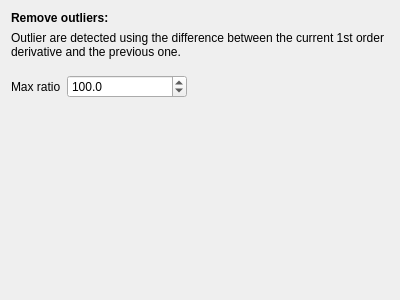
<?xml version="1.0" encoding="UTF-8"?>
<ui version="4.0">
 <class>OutlierRemovalFilter</class>
 <widget class="QWidget" name="OutlierRemovalFilter">
  <property name="geometry">
   <rect>
    <x>0</x>
    <y>0</y>
    <width>400</width>
    <height>300</height>
   </rect>
  </property>
  <property name="windowTitle">
   <string>Form</string>
  </property>
  <layout class="QVBoxLayout" name="verticalLayout">
   <item>
    <widget class="QLabel" name="label">
     <property name="font">
      <font>
       <weight>75</weight>
       <bold>true</bold>
      </font>
     </property>
     <property name="text">
      <string>Remove outliers:</string>
     </property>
     <property name="wordWrap">
      <bool>true</bool>
     </property>
    </widget>
   </item>
   <item>
    <widget class="QLabel" name="label_3">
     <property name="text">
      <string>Outlier are detected using the difference between the current 1st order derivative and the previous one.</string>
     </property>
     <property name="wordWrap">
      <bool>true</bool>
     </property>
    </widget>
   </item>
   <item>
    <layout class="QFormLayout" name="formLayout">
     <property name="topMargin">
      <number>10</number>
     </property>
     <item row="0" column="0">
      <widget class="QLabel" name="label_2">
       <property name="text">
        <string>Max ratio</string>
       </property>
      </widget>
     </item>
     <item row="0" column="1">
      <widget class="QDoubleSpinBox" name="spinBoxFactor">
       <property name="maximumSize">
        <size>
         <width>120</width>
         <height>16777215</height>
        </size>
       </property>
       <property name="decimals">
        <number>1</number>
       </property>
       <property name="minimum">
        <double>1.200000000000000</double>
       </property>
       <property name="maximum">
        <double>100000.000000000000000</double>
       </property>
       <property name="value">
        <double>100.000000000000000</double>
       </property>
      </widget>
     </item>
    </layout>
   </item>
   <item>
    <spacer name="verticalSpacer">
     <property name="orientation">
      <enum>Qt::Vertical</enum>
     </property>
     <property name="sizeHint" stdset="0">
      <size>
       <width>20</width>
       <height>40</height>
      </size>
     </property>
    </spacer>
   </item>
  </layout>
 </widget>
 <resources/>
 <connections/>
</ui>
